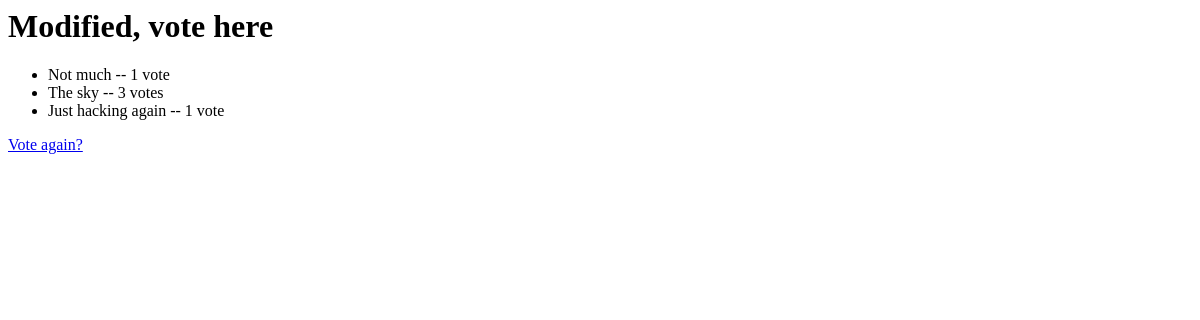
/polls/1/results/, run on an earlier commit of the app's database.
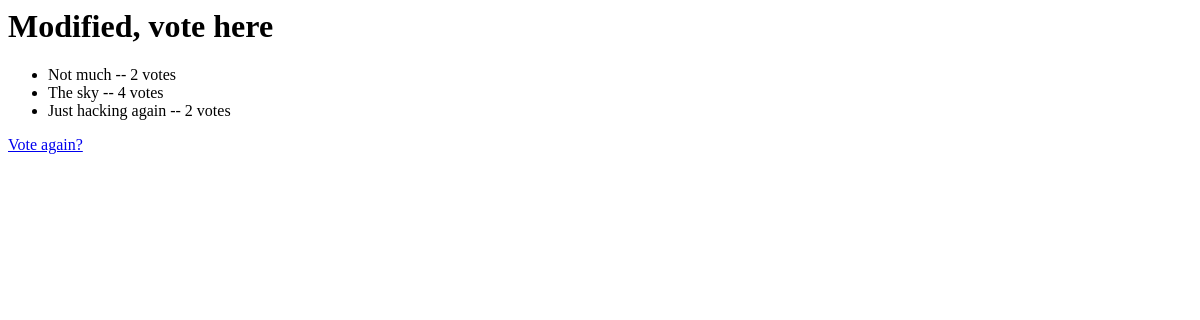
And on a later commit of the database.
### polls/models.py (models this page shows, shortened)
class Question(models.Model):
    question_text = models.CharField(max_length=200)
    pub_date = models.DateTimeField('date published')
    def was_published_recently(self):
        now = timezone.now()
        return now - datetime.timedelta(days=1) <= self.pub_date <= now
    was_published_recently.admin_order_field = 'pub_date'
    was_published_recently.boolean = True
    was_published_recently.short_description = 'Published recently?'

class Choice(models.Model):
    question = models.ForeignKey(Question, on_delete=models.CASCADE)
    choice_text = models.CharField(max_length=200)
    votes = models.IntegerField(default=0)

### polls/views.py (the view)
# urls.py: path('<int:question_id>/results/', views.results, name='results'),
def results(request, question_id):
    question = get_object_or_404(Question, pk=question_id)
    return render(request, 'polls/results.html', {'question': question})

### polls/templates/polls/results.html
<h1>{{ question.question_text }}</h1>
<ul>
{% for choice in question.choice_set.all %}
    <li>{{ choice.choice_text }} -- {{ choice.votes }} vote{{ choice.votes|pluralize }}</li>
{% endfor %}
</ul>
<a href="{% url 'polls:detail' question.id %}">Vote again?</a>

What changed in the data, as far as the page shows it:
changed Choice "Not much": votes "1" → "2"
changed Choice "The sky": votes "3" → "4"
changed Choice "Just hacking again": votes "1" → "2"
